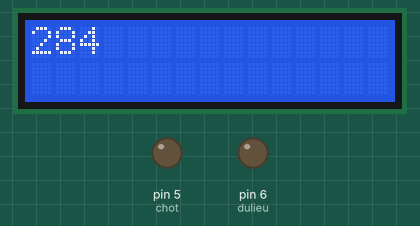
Simulated run of this sketch. Board: Arduino Uno, built with avr-gcc and run on an emulated ATmega328P. On the bench: 15×2 character LCD, output pins drawn as LEDs (lit = HIGH). Random numbers use the default seed unless the sketch sets one.

Above: at 0.1 s.
At 5.1 s:
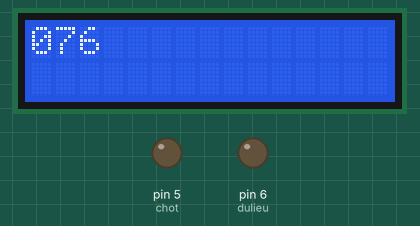
At 13.1 s:
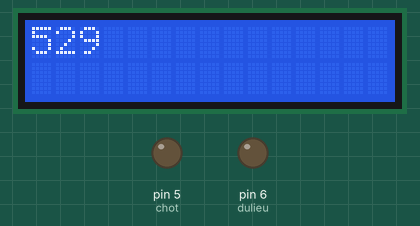
At 21.1 s:
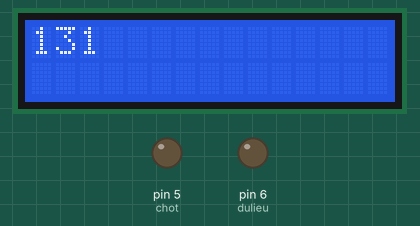
At 29.1 s:
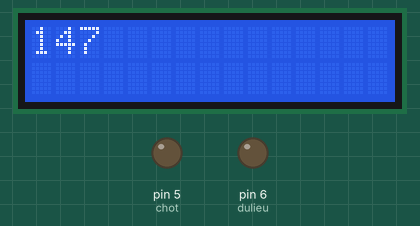
At 38.1 s:
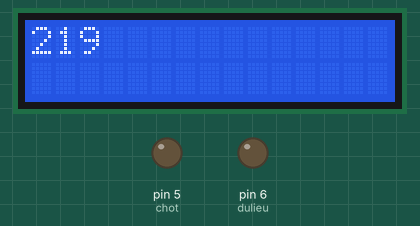

Measured:
- what the display in image 1 shows lasts 2.0 s, from 5.1 s to 7.1 s
- what the display in image 2 shows lasts 1.0 s, from 13.1 s to 14.1 s

The sketch:

code.ino
```cpp
#include <LiquidCrystal.h>
LiquidCrystal lcd(13, 12, 11, 10, 8, 7);
// mảng sáng dồn
int a[]={

        1,   2,   4,   8,   16,  32,  64, 128,
        129, 130, 132, 136, 144, 160, 192,
        193, 194, 196, 200, 208, 224,
        225, 226, 228, 232, 240,
        241, 242, 244, 248,
        249, 250, 252,
        253, 254,
        255
        };
//Mảng sáng dần
int b[]={1, 3, 7, 15, 31, 63, 127, 255};
// Mảng sáng led vị trí 6-4-2-0
int d[]={63, 15, 3, 0};

//Mảng đếm
int c[]={1, 2, 3, 4,5,6,7,8};
int e[]={6,4,2,0};

int xung=7;
int dulieu=6;
int chot=5;
void setup() {
  // put your setup code here, to run once:
  lcd.begin(15, 2);
  pinMode(xung, OUTPUT);
  pinMode(dulieu, OUTPUT);
  pinMode(chot, OUTPUT);
  randomSeed(analogRead(0));

}

void loop() {
  // put your main code here, to run repeatedly:
//  ChopTat();
//  Sangdon();
  //Sang();
  lcd.setCursor(0, 0);
  lcd.print(random(300));
  delay(1000);
}

void ChopTat()
{
  lcd.setCursor(0,0);
  lcd.print("So luong: ");
  for(int i=0;i<3;i++)
  {
    lcd.setCursor(15, 2);
    lcd.print(8);
    digitalWrite(chot, LOW);
    shiftOut(dulieu, xung, MSBFIRST, 255);
    digitalWrite(chot, HIGH);
    delay(300);

    lcd.setCursor(15, 2);
    lcd.print(0);
    digitalWrite(chot, LOW);
    shiftOut(dulieu, xung, MSBFIRST, 0);
    digitalWrite(chot, HIGH);
    delay(300);
  }
}
void Sangdon(){
    lcd.setCursor(0,0);
    lcd.print("So luong: ");
     for(int i=0;i<36; i++){
    digitalWrite(chot, LOW);
    shiftOut(dulieu, xung, MSBFIRST, a[i]);
    digitalWrite(chot, HIGH);
    lcd.setCursor(15, 2);
   if(i<8){
    lcd.setCursor(15, 2);
   lcd.print(1);
   }
   else if(i<14){
    lcd.setCursor(15, 2);
   lcd.print(2);
   }
   else if(i<21){
    lcd.setCursor(15, 2);
   lcd.print(3);
   }
   else if(i<26){
    lcd.setCursor(15, 2);
   lcd.print(4);
   }
   else if(i<30){
    lcd.setCursor(15, 2);
   lcd.print(5);
   }
   else if(i<33){
    lcd.setCursor(15, 2);
   lcd.print(6);
   }
   else if(i<36){
    lcd.setCursor(15, 2);
   lcd.print(7);
   }
    delay(200);
  }
}

void Sang()
{
    lcd.setCursor(0,0);
  lcd.print("So luong: ");

   for(int i=0;i<8; i++){
    digitalWrite(chot, LOW);
    shiftOut(dulieu, xung, MSBFIRST, b[i]);
    digitalWrite(chot, HIGH);
    lcd.setCursor(15, 2);
   lcd.print(c[i]);
    delay(200);
  }

     for(int i=0, j=8; i<=3; i++){
    digitalWrite(chot, LOW);
    shiftOut(dulieu, xung, MSBFIRST, d[i]);
    digitalWrite(chot, HIGH);
    lcd.setCursor(15, 2);
     lcd.print(e[i]);
    delay(200);
  }
}
```
